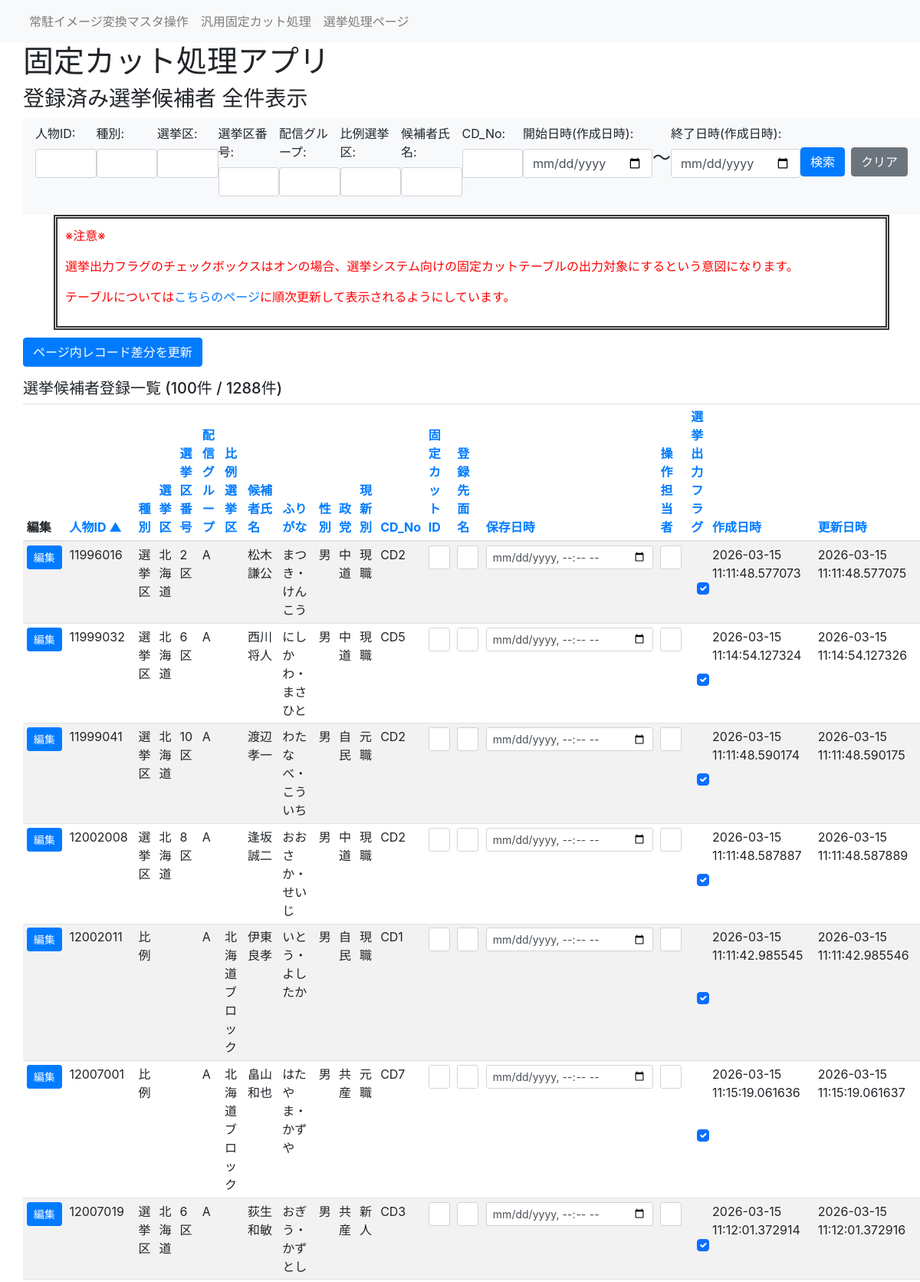
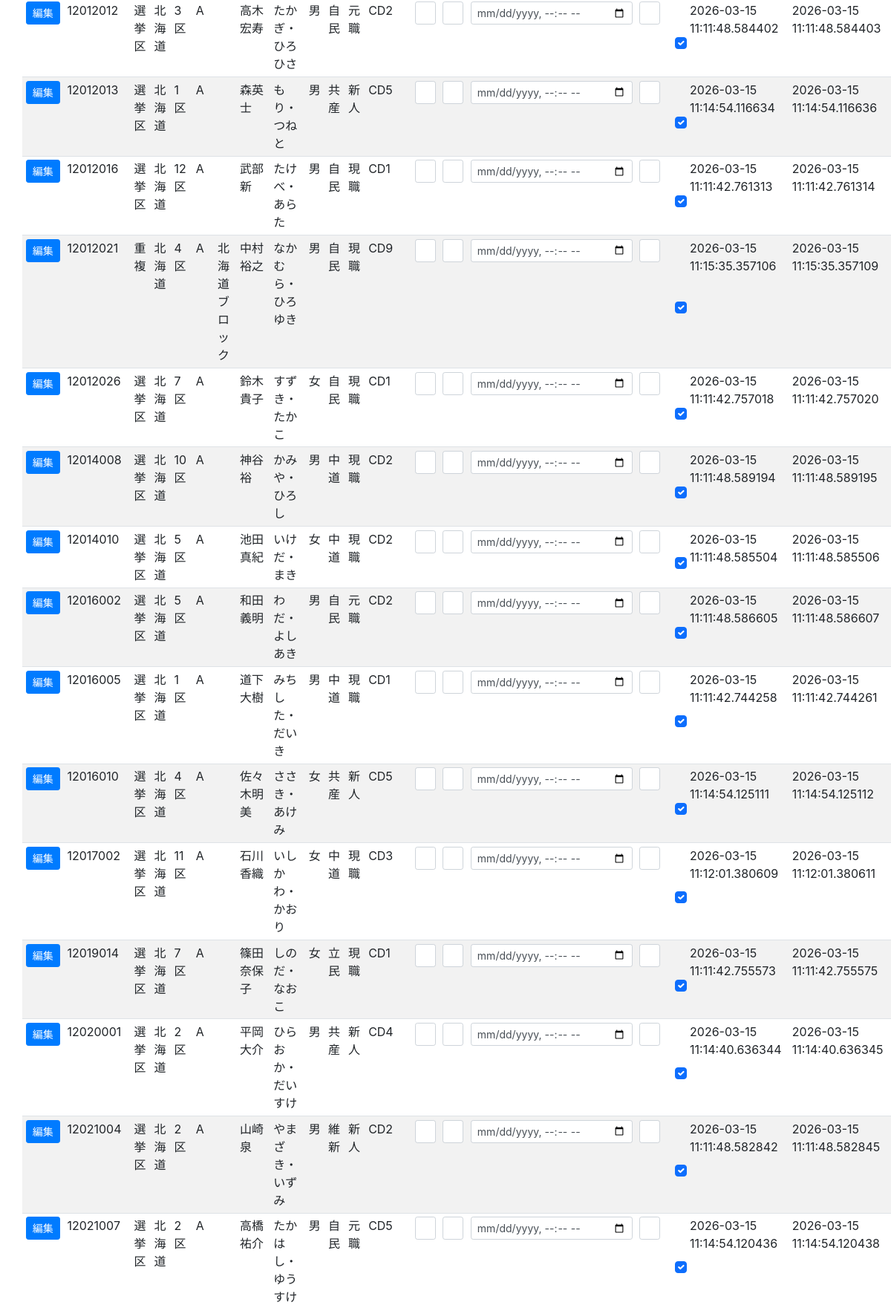
The page /senkyo_person_table (upper part) on the database its author committed (2 pictures, top to bottom).
### fixedcut_app/models/senkyo_person.py (models this page shows)
class SenkyoPerson(db.Model):
    ___tablename__ = "SenkyoPerson"
    id = db.Column(db.Integer, primary_key=True) #候補者番号
    syubetu = db.Column(db.String(5)) #選挙種別(選挙区、比例、重複)
    senkyoku = db.Column(db.String(10)) #選挙区（福島）
    senkyokuNo = db.Column(db.String(5)) #選挙区番号（1区）
    sendGroup = db.Column(db.String(2)) #配信グループ（A～C）
    hirei = db.Column(db.String(10))  #比例選挙単位（東北ブロック）
    name = db.Column(db.String(20))  #氏名
    hurigana = db.Column(db.String(20))  #指名読み仮名
    name_jikai = db.Column(db.String(100))  #指名字解
    kyodo_name = db.Column(db.String(20))  #共同表記氏名
    seibetsu = db.Column(db.String(5))  #性別
    seito = db.Column(db.String(30))  #政党
    genshinbetu = db.Column(db.String(2))  #現新別
    facefilename = db.Column(db.String(100))  #顔写真ファイル名
    photo_date = db.Column(db.DateTime)  #撮影日
    CD_No = db.Column(db.String(5))  #配信CD
    fixedcutID = db.Column(db.String(20))  #固定カットID
    updateCount = db.Column(db.Integer) #更新回数
    store_date = db.Column(db.DateTime)  #保存日時
    MenName = db.Column(db.String(20)) #登録先面名
    operater = db.Column(db.String(20)) #操作担当者
    created_at = db.Column(db.DateTime, nullable=False, default=datetime.now)  # 作成日時
    updated_at = db.Column(db.DateTime, nullable=False, default=datetime.now, onupdate=datetime.now)  # 更新日時
    output_Flg = db.Column(db.Boolean, default=True) #選挙出力フラグ

### fixedcut_app/views.py (the view, shortened to what this page needs)
@app.route('/senkyo_person_table', methods=['GET', 'POST'])
@app.route('/senkyo_person_table/<int:page>', methods=['GET', 'POST'])
def senkyo_person_table(page=1):
    per_page = 100
    res = {
        "personID": request.values.get("personID", ""),
        "syubetsu": request.values.get("syubetsu", ""),
        "senkyoku": request.values.get("senkyoku", ""),
        "senkyokuNo": request.values.get("senkyokuNo", ""),
        "sendgroup": request.values.get("sendgroup", ""),
        "hirei": request.values.get("hirei", ""),
        "shimei": request.values.get("shimei", ""),
        "CD_No": request.values.get("CD_No", ""),
        "startdate": request.values.get("startdate", ""),
        "enddate": request.values.get("enddate", ""),
        "sort_by": request.values.get("sort_by", "id"),
        "sort_dir": request.values.get("sort_dir", "asc"),
    }
    savelist = [
        res["personID"],
        res["syubetsu"],
        res["senkyoku"],
        res["senkyokuNo"],
        res["sendgroup"],
        res["hirei"],
        res["shimei"],
        res["CD_No"],
        res["startdate"],
        res["enddate"],
    ]
    query = db.session.query(
        SenkyoPerson.id,
        SenkyoPerson.syubetu,
        SenkyoPerson.senkyoku,
        SenkyoPerson.senkyokuNo,
        SenkyoPerson.sendGroup,
        SenkyoPerson.hirei,
        SenkyoPerson.name,
        SenkyoPerson.hurigana,
        SenkyoPerson.seibetsu,
        SenkyoPerson.seito,
        SenkyoPerson.genshinbetu,
        SenkyoPerson.CD_No,
        SenkyoPerson.fixedcutID,
        SenkyoPerson.MenName,
        SenkyoPerson.store_date,
        SenkyoPerson.operater,
        SenkyoPerson.output_Flg,
        SenkyoPerson.created_at,
        SenkyoPerson.updated_at,
    )
    if res["personID"]:
        person_id = _to_int_or_none(res["personID"])
        if person_id is not None:
            query = query.filter(SenkyoPerson.id == person_id)
    if res["syubetsu"]:
        query = query.filter(SenkyoPerson.syubetu.contains(res["syubetsu"]))
    if res["senkyoku"]:
        query = query.filter(SenkyoPerson.senkyoku.contains(res["senkyoku"]))
    if res["senkyokuNo"]:
        query = query.filter(SenkyoPerson.senkyokuNo.contains(res["senkyokuNo"]))
    if res["sendgroup"]:
        query = query.filter(SenkyoPerson.sendGroup.contains(res["sendgroup"]))
    if res["hirei"]:
        query = query.filter(SenkyoPerson.hirei.contains(res["hirei"]))
    if res["shimei"]:
        query = query.filter(SenkyoPerson.name.contains(res["shimei"]))
    if res["CD_No"]:
        query = query.filter(SenkyoPerson.CD_No.contains(res["CD_No"]))
    if res["startdate"]:
        start_date = datetime.strptime(res["startdate"], '%Y-%m-%d')
        query = query.filter(SenkyoPerson.created_at >= start_date)
    if res["enddate"]:
        end_date = datetime.strptime(res["enddate"], '%Y-%m-%d')
        query = query.filter(SenkyoPerson.created_at <= end_date)
    sortable_columns = {
        "id": SenkyoPerson.id,
        "syubetu": SenkyoPerson.syubetu,
        "senkyoku": SenkyoPerson.senkyoku,
        "senkyokuNo": SenkyoPerson.senkyokuNo,
        "sendGroup": SenkyoPerson.sendGroup,
        "hirei": SenkyoPerson.hirei,
        "name": SenkyoPerson.name,
        "hurigana": SenkyoPerson.hurigana,
        "seibetsu": SenkyoPerson.seibetsu,
        "seito": SenkyoPerson.seito,
        "genshinbetu": SenkyoPerson.genshinbetu,
        "CD_No": SenkyoPerson.CD_No,
        "fixedcutID": SenkyoPerson.fixedcutID,
        "MenName": SenkyoPerson.MenName,
        "store_date": SenkyoPerson.store_date,
        "operater": SenkyoPerson.operater,
        "output_Flg": SenkyoPerson.output_Flg,
        "created_at": SenkyoPerson.created_at,
        "updated_at": SenkyoPerson.updated_at,
    }
    sort_by = res["sort_by"] if res["sort_by"] in sortable_columns else "id"
    sort_dir = "desc" if res["sort_dir"] == "desc" else "asc"
    sort_column = sortable_columns[sort_by]
    if sort_dir == "desc":
        query = query.order_by(sort_column.desc(), SenkyoPerson.id.asc())
    else:
        query = query.order_by(sort_column.asc(), SenkyoPerson.id.asc())
    pagination = query.paginate(page=page, per_page=per_page, error_out=False)
    person_rows = pagination.items
    person_columns = [
        "人物ID",
        "種別",
        "選挙区",
        "選挙区番号",
        "配信グループ",
        "比例選挙区",
        "候補者氏名",
        "ふりがな",
        "性別",
        "政党",
        "現新別",
        "CD_No",
        "固定カットID",
        "登録先面名",
        "保存日時",
        "操作担当者",
        "選挙出力フラグ",
        "作成日時",
        "更新日時",
    ]
    return render_template(
        'senkyo_person_table.html',
        person_rows=person_rows,
        person_columns=person_columns,
        savelist=savelist,
        pagination=pagination,
        sort_by=sort_by,
        sort_dir=sort_dir,
    )

### fixedcut_app/views.py (called while the page is built)
@app.before_request
def log_request():
    app.logger.info("Request: %s %s from %s", request.method, request.path, request.remote_addr)

### fixedcut_app/templates/senkyo_person_table.html (shortened to what this page needs)
{% extends 'layout.html' %}
{% block header %}
<h3>登録済み選挙候補者 全件表示</h3>
{% endblock %}
{% block serchbar %}
<nav class="navbar navbar-expand-lg navbar-light bg-light">
    <form class="form-group" action="{{ url_for('senkyo_person_table') }}" method="POST">
        <ul class="navbar-nav">
            <li class="nav-item">
                <label for="personID">人物ID:</label>
                <input name="personID" type="text" class="form-control" id="personID" value="{{ savelist[0] }}">
            </li>
            <li class="nav-item">
                <label for="syubetsu">種別:</label>
                <input name="syubetsu" type="text" class="form-control" id="syubetsu" value="{{ savelist[1] }}">
            </li>
            <li class="nav-item">
                <label for="senkyoku">選挙区:</label>
                <input name="senkyoku" type="text" class="form-control" id="senkyoku" value="{{ savelist[2] }}">
            </li>
            <li class="nav-item">
                <label for="senkyokuNo">選挙区番号:</label>
                <input name="senkyokuNo" type="text" class="form-control" id="senkyokuNo" value="{{ savelist[3] }}">
            </li>
            <li class="nav-item">
                <label for="sendgroup">配信グループ:</label>
                <input name="sendgroup" type="text" class="form-control" id="sendgroup" value="{{ savelist[4] }}">
            </li>
            <li class="nav-item">
                <label for="hirei">比例選挙区:</label>
                <input name="hirei" type="text" class="form-control" id="hirei" value="{{ savelist[5] }}">
            </li>
            <li class="nav-item">
                <label for="shimei">候補者氏名:</label>
                <input name="shimei" type="text" class="form-control" id="shimei" value="{{ savelist[6] }}">
            </li>
            <li class="nav-item">
                <label for="CD_No">CD_No:</label>
                <input name="CD_No" type="text" class="form-control" id="CD_No" value="{{ savelist[7] }}">
            </li>
            <li class="nav-item">
                <label for="startdate">開始日時(作成日時):</label>
                <input name="startdate" type="date" class="form-control" id="startdate" value="{{ savelist[8] }}">
            </li>
            <li class="nav-item pad-above">
                <h4>～</h4>
            </li>
            <li class="nav-item ">
                <label for="enddate">終了日時(作成日時):</label>
                <input name="enddate" type="date" class="form-control" id="enddate" value="{{ savelist[9] }}">
            </li>
            <li class="nav-item pad-above">
                <button type="submit" class="btn btn-primary">検索</button>
            </li>
            <li class="nav-item pad-above">
                <button type="button" class="btn btn-secondary ms-2" onclick="clearForm()">クリア</button>
        </ul>
    </form>
</nav>
{% endblock %}
{% block content %}
<div class="caution">
    <P>※注意※</p>
    <p>選挙出力フラグのチェックボックスはオンの場合、選挙システム向けの固定カットテーブルの出力対象にするという意図になります。</p>
    <p>テーブルについては<a href="{{ url_for('senkyo_sendgroup_text') }}">こちらのページ</a>に順次更新して表示されるようにしています。</p>
</div>
<div class="mb-2">
    <button type="submit" form="bulkUpdateForm" class="btn btn-primary">ページ内レコード差分を更新</button>
</div>
<div class="mt-3">
    <h5>
        選挙候補者登録一覧
        {% if person_rows | length > 0 %}
        ({{ person_rows|length }}件 / {{ pagination.total }}件)
        {% else %}
        (0件)
        {% endif %}
    </h5>
    <form id="bulkUpdateForm" action="{{ url_for('senkyo_person_table', page=pagination.page) }}" method="POST">
    {% set person_id_q = savelist[0] %}
    {% set syubetsu_q = savelist[1] %}
    {% set senkyoku_q = savelist[2] %}
    {% set senkyoku_no_q = savelist[3] %}
    {% set sendgroup_q = savelist[4] %}
    {% set hirei_q = savelist[5] %}
    {% set shimei_q = savelist[6] %}
    {% set cd_no_q = savelist[7] %}
    {% set startdate_q = savelist[8] %}
    {% set enddate_q = savelist[9] %}
    {% macro sort_link(label, key) -%}
        {%- set next_dir = 'desc' if sort_by == key and sort_dir == 'asc' else 'asc' -%}
        <a href="{{ url_for('senkyo_person_table', page=1, personID=person_id_q, syubetsu=syubetsu_q, senkyoku=senkyoku_q, senkyokuNo=senkyoku_no_q, sendgroup=sendgroup_q, hirei=hirei_q, shimei=shimei_q, CD_No=cd_no_q, startdate=startdate_q, enddate=enddate_q, sort_by=key, sort_dir=next_dir) }}">
            {{ label }}
            {% if sort_by == key %}
                {% if sort_dir == 'asc' %}
                    ▲
                {% else %}
                    ▼
                {% endif %}
            {% endif %}
        </a>
    {%- endmacro %}
    <div class="table-responsive">
        <table class="table table-striped table-hover table-sm">
            <thead>
                <tr>
                    <th>編集</th>
                    <th>{{ sort_link('人物ID', 'id') }}</th>
                    <th>{{ sort_link('種別', 'syubetu') }}</th>
                    <th>{{ sort_link('選挙区', 'senkyoku') }}</th>
                    <th>{{ sort_link('選挙区番号', 'senkyokuNo') }}</th>
                    <th>{{ sort_link('配信グループ', 'sendGroup') }}</th>
                    <th>{{ sort_link('比例選挙区', 'hirei') }}</th>
                    <th>{{ sort_link('候補者氏名', 'name') }}</th>
                    <th>{{ sort_link('ふりがな', 'hurigana') }}</th>
                    <th>{{ sort_link('性別', 'seibetsu') }}</th>
                    <th>{{ sort_link('政党', 'seito') }}</th>
                    <th>{{ sort_link('現新別', 'genshinbetu') }}</th>
                    <th>{{ sort_link('CD_No', 'CD_No') }}</th>
                    <th>{{ sort_link('固定カットID', 'fixedcutID') }}</th>
                    <th>{{ sort_link('登録先面名', 'MenName') }}</th>
                    <th>{{ sort_link('保存日時', 'store_date') }}</th>
                    <th>{{ sort_link('操作担当者', 'operater') }}</th>
                    <th class="text-center">{{ sort_link('選挙出力フラグ', 'output_Flg') }}</th>
                    <th>{{ sort_link('作成日時', 'created_at') }}</th>
                    <th>{{ sort_link('更新日時', 'updated_at') }}</th>
                </tr>
            </thead>
            <tbody>
                {% for row in person_rows %}
                <tr>
                    <td>
                        <a class="btn btn-primary btn-sm" href="{{ url_for('senkyo_person_table_detail', id=row[0]) }}">編集</a>
                    </td>
                    <td>
                        {{ row[0] }}
                    </td>
                    <td>{{ row[1] }}</td>
                    <td>{{ row[2] }}</td>
                    <td>{{ row[3] }}</td>
                    <td>{{ row[4] }}</td>
                    <td>{{ row[5] }}</td>
                    <td>{{ row[6] }}</td>
                    <td>{{ row[7] }}</td>
                    <td>{{ row[8] }}</td>
                    <td>{{ row[9] }}</td>
                    <td>{{ row[10] }}</td>
                    <td>{{ row[11] }}</td>
                    <td>
                        <input type="text" class="form-control form-control-sm" name="fixedcutID_{{ row[0] }}" value="{{ row[12] or '' }}">
                    </td>
                    <td>
                        <input type="text" class="form-control form-control-sm" name="MenName_{{ row[0] }}" value="{{ row[13] or '' }}">
                    </td>
                    <td>
                        <input type="datetime-local" class="form-control form-control-sm" name="store_date_{{ row[0] }}" value="{{ row[14].strftime('%Y-%m-%dT%H:%M') if row[14] else '' }}">
                    </td>
                    <td>
                        <input type="text" class="form-control form-control-sm" name="operater_{{ row[0] }}" value="{{ row[15] or '' }}">
                    </td>
                    <td class="text-center align-middle">
                        <input type="checkbox" class="form-check-input m-0" name="output_Flg_{{ row[0] }}" value="1" {% if row[16] %}checked{% endif %}>
                    </td>
                    <td>{{ row[17] }}</td>
                    <td>{{ row[18] }}</td>
                </tr>
                {% endfor %}
            </tbody>
        </table>
    </div>
    </form>
</div>
{% endblock %}

### fixedcut_app/templates/static/css/style.css (style rules this page uses)
.pad-above { padding-top: 30px; }
.caution { padding: 10px; margin-left: 40px; margin-right: 40px; margin-bottom: 10px; border: 5px double #333333; color: red; }

### rows shown on the page
SenkyoPerson: id "11996016", syubetu "選挙区", senkyoku "北海道", senkyokuNo "2区", sendGroup "A", name "松木謙公", hurigana "まつき・けんこう", seibetsu "男", seito "中道", genshinbetu "現職", CD_No "CD2", output_Flg "☑", created_at "2026-03-15 11:11:48.577073", updated_at "2026-03-15 11:11:48.577075"
SenkyoPerson: id "11999032", syubetu "選挙区", senkyoku "北海道", senkyokuNo "6区", sendGroup "A", name "西川将人", hurigana "にしかわ・まさひと", seibetsu "男", seito "中道", genshinbetu "現職", CD_No "CD5", output_Flg "☑", created_at "2026-03-15 11:14:54.127324", updated_at "2026-03-15 11:14:54.127326"
SenkyoPerson: id "11999041", syubetu "選挙区", senkyoku "北海道", senkyokuNo "10区", sendGroup "A", name "渡辺孝一", hurigana "わたなべ・こういち", seibetsu "男", seito "自民", genshinbetu "元職", CD_No "CD2", output_Flg "☑", created_at "2026-03-15 11:11:48.590174", updated_at "2026-03-15 11:11:48.590175"
SenkyoPerson: id "12002008", syubetu "選挙区", senkyoku "北海道", senkyokuNo "8区", sendGroup "A", name "逢坂誠二", hurigana "おおさか・せいじ", seibetsu "男", seito "中道", genshinbetu "現職", CD_No "CD2", output_Flg "☑", created_at "2026-03-15 11:11:48.587887", updated_at "2026-03-15 11:11:48.587889"
SenkyoPerson: id "12002011", syubetu "比例", sendGroup "A", hirei "北海道ブロック", name "伊東良孝", hurigana "いとう・よしたか", seibetsu "男", seito "自民", genshinbetu "現職", CD_No "CD1", output_Flg "☑", created_at "2026-03-15 11:11:42.985545", updated_at "2026-03-15 11:11:42.985546"
SenkyoPerson: id "12007001", syubetu "比例", sendGroup "A", hirei "北海道ブロック", name "畠山和也", hurigana "はたやま・かずや", seibetsu "男", seito "共産", genshinbetu "元職", CD_No "CD7", output_Flg "☑", created_at "2026-03-15 11:15:19.061636", updated_at "2026-03-15 11:15:19.061637"
SenkyoPerson: id "12007019", syubetu "選挙区", senkyoku "北海道", senkyokuNo "6区", sendGroup "A", name "荻生和敏", hurigana "おぎう・かずとし", seibetsu "男", seito "共産", genshinbetu "新人", CD_No "CD3", output_Flg "☑", created_at "2026-03-15 11:12:01.372914", updated_at "2026-03-15 11:12:01.372916"
SenkyoPerson: id "12012012", syubetu "選挙区", senkyoku "北海道", senkyokuNo "3区", sendGroup "A", name "高木宏寿", hurigana "たかぎ・ひろひさ", seibetsu "男", seito "自民", genshinbetu "元職", CD_No "CD2", output_Flg "☑", created_at "2026-03-15 11:11:48.584402", updated_at "2026-03-15 11:11:48.584403"
SenkyoPerson: id "12012013", syubetu "選挙区", senkyoku "北海道", senkyokuNo "1区", sendGroup "A", name "森英士", hurigana "もり・つねと", seibetsu "男", seito "共産", genshinbetu "新人", CD_No "CD5", output_Flg "☑", created_at "2026-03-15 11:14:54.116634", updated_at "2026-03-15 11:14:54.116636"
SenkyoPerson: id "12012016", syubetu "選挙区", senkyoku "北海道", senkyokuNo "12区", sendGroup "A", name "武部新", hurigana "たけべ・あらた", seibetsu "男", seito "自民", genshinbetu "現職", CD_No "CD1", output_Flg "☑", created_at "2026-03-15 11:11:42.761313", updated_at "2026-03-15 11:11:42.761314"
SenkyoPerson: id "12012021", syubetu "重複", senkyoku "北海道", senkyokuNo "4区", sendGroup "A", hirei "北海道ブロック", name "中村裕之", hurigana "なかむら・ひろゆき", seibetsu "男", seito "自民", genshinbetu "現職", CD_No "CD9", output_Flg "☑", created_at "2026-03-15 11:15:35.357106", updated_at "2026-03-15 11:15:35.357109"
SenkyoPerson: id "12012026", syubetu "選挙区", senkyoku "北海道", senkyokuNo "7区", sendGroup "A", name "鈴木貴子", hurigana "すずき・たかこ", seibetsu "女", seito "自民", genshinbetu "現職", CD_No "CD1", output_Flg "☑", created_at "2026-03-15 11:11:42.757018", updated_at "2026-03-15 11:11:42.757020"
SenkyoPerson: id "12014008", syubetu "選挙区", senkyoku "北海道", senkyokuNo "10区", sendGroup "A", name "神谷裕", hurigana "かみや・ひろし", seibetsu "男", seito "中道", genshinbetu "現職", CD_No "CD2", output_Flg "☑", created_at "2026-03-15 11:11:48.589194", updated_at "2026-03-15 11:11:48.589195"
SenkyoPerson: id "12014010", syubetu "選挙区", senkyoku "北海道", senkyokuNo "5区", sendGroup "A", name "池田真紀", hurigana "いけだ・まき", seibetsu "女", seito "中道", genshinbetu "現職", CD_No "CD2", output_Flg "☑", created_at "2026-03-15 11:11:48.585504", updated_at "2026-03-15 11:11:48.585506"
SenkyoPerson: id "12016002", syubetu "選挙区", senkyoku "北海道", senkyokuNo "5区", sendGroup "A", name "和田義明", hurigana "わだ・よしあき", seibetsu "男", seito "自民", genshinbetu "元職", CD_No "CD2", output_Flg "☑", created_at "2026-03-15 11:11:48.586605", updated_at "2026-03-15 11:11:48.586607"
SenkyoPerson: id "12016005", syubetu "選挙区", senkyoku "北海道", senkyokuNo "1区", sendGroup "A", name "道下大樹", hurigana "みちした・だいき", seibetsu "男", seito "中道", genshinbetu "現職", CD_No "CD1", output_Flg "☑", created_at "2026-03-15 11:11:42.744258", updated_at "2026-03-15 11:11:42.744261"
SenkyoPerson: id "12016010", syubetu "選挙区", senkyoku "北海道", senkyokuNo "4区", sendGroup "A", name "佐々木明美", hurigana "ささき・あけみ", seibetsu "女", seito "共産", genshinbetu "新人", CD_No "CD5", output_Flg "☑", created_at "2026-03-15 11:14:54.125111", updated_at "2026-03-15 11:14:54.125112"
SenkyoPerson: id "12017002", syubetu "選挙区", senkyoku "北海道", senkyokuNo "11区", sendGroup "A", name "石川香織", hurigana "いしかわ・かおり", seibetsu "女", seito "中道", genshinbetu "現職", CD_No "CD3", output_Flg "☑", created_at "2026-03-15 11:12:01.380609", updated_at "2026-03-15 11:12:01.380611"
SenkyoPerson: id "12019014", syubetu "選挙区", senkyoku "北海道", senkyokuNo "7区", sendGroup "A", name "篠田奈保子", hurigana "しのだ・なおこ", seibetsu "女", seito "立民", genshinbetu "現職", CD_No "CD1", output_Flg "☑", created_at "2026-03-15 11:11:42.755573", updated_at "2026-03-15 11:11:42.755575"
SenkyoPerson: id "12020001", syubetu "選挙区", senkyoku "北海道", senkyokuNo "2区", sendGroup "A", name "平岡大介", hurigana "ひらおか・だいすけ", seibetsu "男", seito "共産", genshinbetu "新人", CD_No "CD4", output_Flg "☑", created_at "2026-03-15 11:14:40.636344", updated_at "2026-03-15 11:14:40.636345"
SenkyoPerson: id "12021004", syubetu "選挙区", senkyoku "北海道", senkyokuNo "2区", sendGroup "A", name "山崎泉", hurigana "やまざき・いずみ", seibetsu "男", seito "維新", genshinbetu "新人", CD_No "CD2", output_Flg "☑", created_at "2026-03-15 11:11:48.582842", updated_at "2026-03-15 11:11:48.582845"
SenkyoPerson: id "12021007", syubetu "選挙区", senkyoku "北海道", senkyokuNo "2区", sendGroup "A", name "高橋祐介", hurigana "たかはし・ゆうすけ", seibetsu "男", seito "自民", genshinbetu "元職", CD_No "CD5", output_Flg "☑", created_at "2026-03-15 11:14:54.120436", updated_at "2026-03-15 11:14:54.120438"

### other values the page prints
{{ person_rows|length }} "100"
{{ pagination.total }} "1288"
{{ label }} "人物ID 種別 選挙区 選挙区番号 配信グループ 比例選挙区 候補者氏名 ふりがな 性別 政党 現新別 CD_No 固定カットID 登録先面名 保存日時 操作担当者 選挙出力フラグ 作成日時 更新日時"
